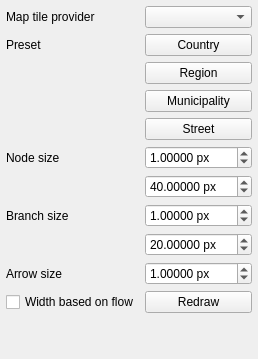
                         <widget class="QWidget" name="tab_9">
                          <attribute name="icon">
                           <iconset resource="../Icons/icons.qrc">
                            <normaloff>:/Icons/icons/map.png</normaloff>:/Icons/icons/map.png</iconset>
                          </attribute>
                          <attribute name="title">
                           <string>Map</string>
                          </attribute>
                          <layout class="QVBoxLayout" name="verticalLayout_29">
                           <property name="leftMargin">
                            <number>6</number>
                           </property>
                           <property name="topMargin">
                            <number>6</number>
                           </property>
                           <property name="rightMargin">
                            <number>6</number>
                           </property>
                           <property name="bottomMargin">
                            <number>6</number>
                           </property>
                           <item>
                            <widget class="QFrame" name="frame_24">
                             <property name="frameShape">
                              <enum>QFrame::Shape::NoFrame</enum>
                             </property>
                             <property name="frameShadow">
                              <enum>QFrame::Shadow::Raised</enum>
                             </property>
                             <layout class="QGridLayout" name="gridLayout_32">
                              <property name="leftMargin">
                               <number>0</number>
                              </property>
                              <property name="topMargin">
                               <number>0</number>
                              </property>
                              <property name="rightMargin">
                               <number>0</number>
                              </property>
                              <property name="bottomMargin">
                               <number>0</number>
                              </property>
                              <item row="3" column="1">
                               <widget class="QPushButton" name="preset2_pushButton">
                                <property name="toolTip">
                                 <string>Apply region meaningful sizes</string>
                                </property>
                                <property name="text">
                                 <string>Region</string>
                                </property>
                               </widget>
                              </item>
                              <item row="1" column="0">
                               <widget class="QLabel" name="label_118">
                                <property name="text">
                                 <string>Map tile provider</string>
                                </property>
                               </widget>
                              </item>
                              <item row="2" column="0">
                               <widget class="QLabel" name="label_154">
                                <property name="sizePolicy">
                                 <sizepolicy hsizetype="Minimum" vsizetype="Preferred">
                                  <horstretch>0</horstretch>
                                  <verstretch>0</verstretch>
                                 </sizepolicy>
                                </property>
                                <property name="text">
                                 <string>Preset</string>
                                </property>
                               </widget>
                              </item>
                              <item row="11" column="1">
                               <widget class="QDoubleSpinBox" name="arrow_size_size_spinBox">
                                <property name="toolTip">
                                 <string>Branch arrow sizes</string>
                                </property>
                                <property name="suffix">
                                 <string> px</string>
                                </property>
                                <property name="decimals">
                                 <number>5</number>
                                </property>
                                <property name="minimum">
                                 <double>0.000100000000000</double>
                                </property>
                                <property name="maximum">
                                 <double>9999.000000000000000</double>
                                </property>
                                <property name="singleStep">
                                 <double>0.100000000000000</double>
                                </property>
                                <property name="value">
                                 <double>1.000000000000000</double>
                                </property>
                               </widget>
                              </item>
                              <item row="8" column="1">
                               <widget class="QDoubleSpinBox" name="min_branch_size_spinBox">
                                <property name="toolTip">
                                 <string>Minimum branch sizes</string>
                                </property>
                                <property name="suffix">
                                 <string> px</string>
                                </property>
                                <property name="decimals">
                                 <number>5</number>
                                </property>
                                <property name="minimum">
                                 <double>0.000100000000000</double>
                                </property>
                                <property name="maximum">
                                 <double>9999.000000000000000</double>
                                </property>
                                <property name="singleStep">
                                 <double>0.100000000000000</double>
                                </property>
                                <property name="value">
                                 <double>1.000000000000000</double>
                                </property>
                               </widget>
                              </item>
                              <item row="8" column="0">
                               <widget class="QLabel" name="label_14">
                                <property name="sizePolicy">
                                 <sizepolicy hsizetype="Minimum" vsizetype="Preferred">
                                  <horstretch>0</horstretch>
                                  <verstretch>0</verstretch>
                                 </sizepolicy>
                                </property>
                                <property name="text">
                                 <string>Branch size</string>
                                </property>
                               </widget>
                              </item>
                              <item row="9" column="1">
                               <widget class="QDoubleSpinBox" name="max_branch_size_spinBox">
                                <property name="toolTip">
                                 <string>Maximum branch sizes</string>
                                </property>
                                <property name="suffix">
                                 <string> px</string>
                                </property>
                                <property name="decimals">
                                 <number>5</number>
                                </property>
                                <property name="minimum">
                                 <double>0.000100000000000</double>
                                </property>
                                <property name="maximum">
                                 <double>9999.000000000000000</double>
                                </property>
                                <property name="singleStep">
                                 <double>0.100000000000000</double>
                                </property>
                                <property name="value">
                                 <double>20.000000000000000</double>
                                </property>
                               </widget>
                              </item>
                              <item row="6" column="0">
                               <widget class="QLabel" name="label">
                                <property name="sizePolicy">
                                 <sizepolicy hsizetype="Minimum" vsizetype="Preferred">
                                  <horstretch>0</horstretch>
                                  <verstretch>0</verstretch>
                                 </sizepolicy>
                                </property>
                                <property name="text">
                                 <string>Node size</string>
                                </property>
                               </widget>
                              </item>
                              <item row="11" column="0">
                               <widget class="QLabel" name="label_113">
                                <property name="sizePolicy">
                                 <sizepolicy hsizetype="Minimum" vsizetype="Preferred">
                                  <horstretch>0</horstretch>
                                  <verstretch>0</verstretch>
                                 </sizepolicy>
                                </property>
                                <property name="text">
                                 <string>Arrow size</string>
                                </property>
                               </widget>
                              </item>
                              <item row="4" column="1">
                               <widget class="QPushButton" name="preset3_pushButton">
                                <property name="toolTip">
                                 <string>Apply municipality meaningful sizes</string>
                                </property>
                                <property name="text">
                                 <string>Municipality</string>
                                </property>
                               </widget>
                              </item>
                              <item row="5" column="1">
                               <widget class="QPushButton" name="preset4_pushButton">
                                <property name="toolTip">
                                 <string>Apply street meaningful sizes</string>
                                </property>
                                <property name="text">
                                 <string>Street</string>
                                </property>
                               </widget>
                              </item>
                              <item row="15" column="0">
                               <spacer name="verticalSpacer_13">
                                <property name="orientation">
                                 <enum>Qt::Orientation::Vertical</enum>
                                </property>
                                <property name="sizeHint" stdset="0">
                                 <size>
                                  <width>20</width>
                                  <height>40</height>
                                 </size>
                                </property>
                               </spacer>
                              </item>
                              <item row="7" column="1">
                               <widget class="QDoubleSpinBox" name="max_node_size_spinBox">
                                <property name="toolTip">
                                 <string>Maximum node / substation sizes</string>
                                </property>
                                <property name="suffix">
                                 <string> px</string>
                                </property>
                                <property name="decimals">
                                 <number>5</number>
                                </property>
                                <property name="minimum">
                                 <double>0.000100000000000</double>
                                </property>
                                <property name="maximum">
                                 <double>9999.000000000000000</double>
                                </property>
                                <property name="singleStep">
                                 <double>0.100000000000000</double>
                                </property>
                                <property name="value">
                                 <double>40.000000000000000</double>
                                </property>
                               </widget>
                              </item>
                              <item row="6" column="1">
                               <widget class="QDoubleSpinBox" name="min_node_size_spinBox">
                                <property name="toolTip">
                                 <string>Minimum node / substation sizes</string>
                                </property>
                                <property name="suffix">
                                 <string> px</string>
                                </property>
                                <property name="decimals">
                                 <number>5</number>
                                </property>
                                <property name="minimum">
                                 <double>0.000100000000000</double>
                                </property>
                                <property name="maximum">
                                 <double>9999.000000000000000</double>
                                </property>
                                <property name="singleStep">
                                 <double>0.100000000000000</double>
                                </property>
                                <property name="value">
                                 <double>1.000000000000000</double>
                                </property>
                               </widget>
                              </item>
                              <item row="2" column="1">
                               <widget class="QPushButton" name="preset1_pushButton">
                                <property name="toolTip">
                                 <string>Apply country meaningful sizes</string>
                                </property>
                                <property name="text">
                                 <string>Country</string>
                                </property>
                               </widget>
                              </item>
                              <item row="12" column="1">
                               <widget class="QPushButton" name="redraw_pushButton">
                                <property name="toolTip">
                                 <string>Redraw the map or schematic with the new parameters</string>
                                </property>
                                <property name="text">
                                 <string>Redraw</string>
                                </property>
                               </widget>
                              </item>
                              <item row="12" column="0">
                               <widget class="QCheckBox" name="branch_width_based_on_flow_checkBox">
                                <property name="text">
                                 <string>Width based on flow</string>
                                </property>
                                <property name="checked">
                                 <bool>false</bool>
                                </property>
                               </widget>
                              </item>
                              <item row="1" column="1">
                               <widget class="QComboBox" name="tile_provider_comboBox">
                                <property name="toolTip">
                                 <string>Map tile provides (map background)</string>
                                </property>
                               </widget>
                              </item>
                             </layout>
                            </widget>
                           </item>
                          </layout>
                         </widget>
